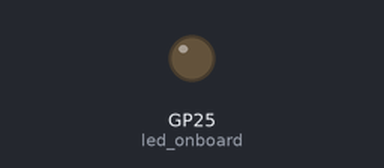
Bench run of a program on a simulated Raspberry Pi Pico running MicroPython. Parts: output pins drawn as LEDs (lit = HIGH). The modem accepts every AT command (registered, SIM ready, sends succeed) and sends nothing else; what the program prints to the serial console is not drawn. At 19.5 s the program stops and its outputs stay as they are.

Above: at 0.1 s.
At 0.6 s:
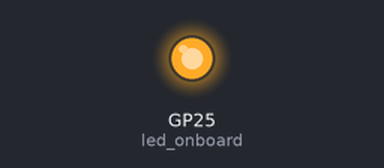
Timing chart, 0 to 3.0 s (numbered marks = the images above):
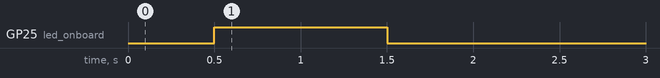

The program:

esp01.py
```python
import uos
from machine import UART, Pin
import utime

"""
ESPRESSIF AT Command Set
https://docs.espressif.com/projects/esp-at/en/latest/AT_Command_Set/
"""

print()
print("Machine: \t" + uos.uname()[4])
print("MicroPython: \t" + uos.uname()[3])

#indicate program started visually
led_onboard = machine.Pin(25, machine.Pin.OUT)
led_onboard.value(0)     # onboard LED OFF/ON for 0.5/1.0 sec
utime.sleep(0.5)
led_onboard.value(1)
utime.sleep(1.0)
led_onboard.value(0)

uart0 = UART(0, rx=Pin(17), tx=Pin(16), baudrate=115200)
# NOTE that we explicitly set the Tx and Rx pins for use with the UART
# If we do not do this, they WILL default to Pin 0 and Pin 1
# Also note that Rx and Tx are swapped, meaning Pico Tx goes to ESP01 Rx
# and vice versa.
print(uart0)

def sendCMD_waitResp(cmd, uart=uart0, timeout=2000):
    print("CMD: " + cmd)
    uart.write(cmd)
    waitResp(uart, timeout)
    print()

def waitResp(uart=uart0, timeout=2000):
    prvMills = utime.ticks_ms()
    resp = b""
    while (utime.ticks_ms()-prvMills)<timeout:
        if uart.any():
            resp = b"".join([resp, uart.read(1)])
    print("resp:")
    try:
        print(resp.decode())
    except UnicodeError:
        print(resp)

sendCMD_waitResp('AT\r\n')          #Test AT startup
sendCMD_waitResp('AT+GMR\r\n')      #Check version information
#sendCMD_waitResp('AT+RESTORE\r\n')  #Restore Factory Default Settings
sendCMD_waitResp('AT+CWMODE?\r\n')  #Query the Wi-Fi mode
sendCMD_waitResp('AT+CWMODE=1\r\n') #Set the Wi-Fi mode = Station mode
sendCMD_waitResp('AT+CWMODE?\r\n')  #Query the Wi-Fi mode again
#sendCMD_waitResp('AT+CWLAP\r\n', timeout=10000) #List available APs
sendCMD_waitResp('AT+CWJAP="popeyes","1234567890123"\r\n', timeout=5000) #Connect to AP
utime.sleep(1)
sendCMD_waitResp('AT+CIFSR\r\n')    #Obtain the Local IP Address
```

Measured:
- by itself, GP25 (led_onboard): LOW → HIGH at 0.50 s, → LOW 1.0 s later
